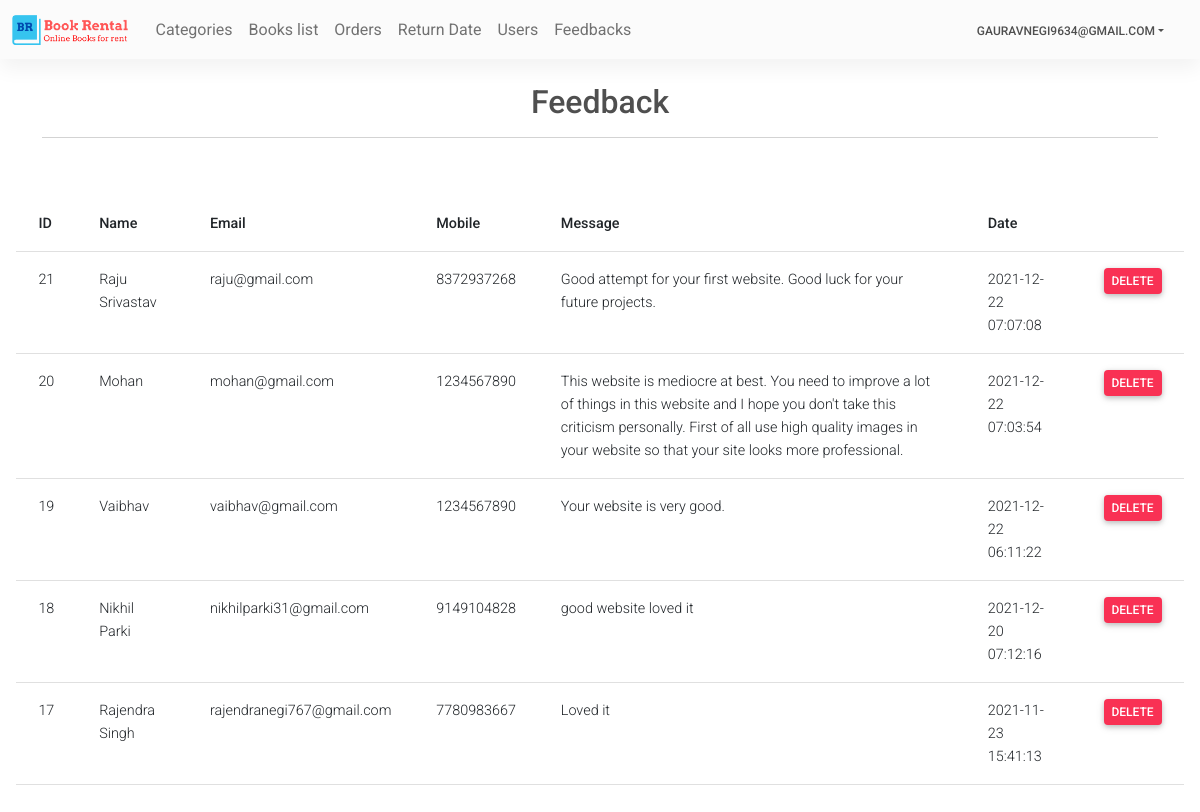
The page /Admin/feedback.php (signed in) on the database its author committed.
### tables this page shows
CREATE TABLE `contact_us` (
  `id` int(11) NOT NULL,
  `name` varchar(70) NOT NULL,
  `email` varchar(70) NOT NULL,
  `mobile` bigint(10) NOT NULL,
  `message` text NOT NULL,
  `date` datetime DEFAULT NULL
);

### Admin/feedback.php (the view, shortened to what this page needs)
<?php
require('topNav.php');
$sql = "select * from contact_us order by id desc";
$res = mysqli_query($con, $sql);
?>
<main>
    <div class="container pt-4">
        <h4 class="fs-2 text-center ">Feedback</h4>
        <hr>
        <br>
    </div>
    <div class="card-body">
        <table class="table">
            <thead>
                <tr>
                    <th>ID</th>
                    <th>Name</th>
                    <th>Email</th>
                    <th>Mobile</th>
                    <th>Message</th>
                    <th>Date</th>
                    <th></th>
                </tr>
            </thead>
            <tbody>
                <?php
        while ($row = mysqli_fetch_assoc($res)) { ?>
                <tr>
                    <td> <?php echo $row['id'] ?> </td>
                    <td> <?php echo $row['name'] ?> </td>
                    <td> <?php echo $row['email'] ?> </td>
                    <td> <?php echo $row['mobile'] ?> </td>
                    <td> <?php echo $row['message'] ?> </td>
                    <td> <?php echo $row['date'] ?> </td>
                    <td> <?php echo "<a class='link-white btn btn-danger px-2 py-1' href='?type=delete&id=" . $row['id'] .
                    "'>Delete</a>"; ?>
                    </td>
                </tr>
                <?php } ?>
            </tbody>
        </table>
    </div>
</main>
</body>
</html>

### rows shown on the page
contact_us: id "21", name "Raju Srivastav", email "raju@gmail.com", mobile "8372937268", message "Good attempt for your first website. Good luck for your future projects.", date "2021-12-22 07:07:08"
contact_us: id "20", name "Mohan", email "mohan@gmail.com", mobile "1234567890", message "This website is mediocre at best. You need to improve a lot of things in this website and I hope you don't take this criticism personally. First of all use high quality images in your website so that your site looks more professional.", date "2021-12-22 07:03:54"
contact_us: id "19", name "Vaibhav", email "vaibhav@gmail.com", mobile "1234567890", message "Your website is very good.", date "2021-12-22 06:11:22"
contact_us: id "18", name "Nikhil Parki", email "nikhilparki31@gmail.com", mobile "9149104828", message "good website loved it", date "2021-12-20 07:12:16"
contact_us: id "17", name "Rajendra Singh", email "rajendranegi767@gmail.com", mobile "7780983667", message "Loved it", date "2021-11-23 15:41:13"

### other values the page prints
$userName "GAURAVNEGI9634@GMAIL.COM"
